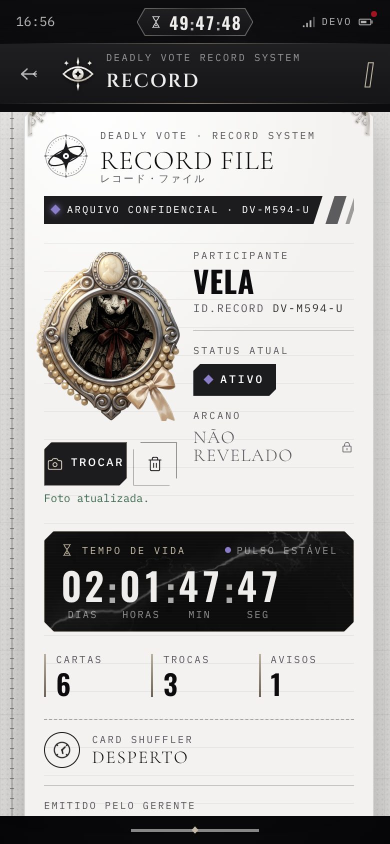
#> input picture cos-foto-05-enviada.jpg, 780 x 1688 px (shown at 1/2 size)
$ python -i tratar-retrato.py   (imports and definitions only)
#> lines starting #> are read from the running program, lines starting #| are printed output that depends on the picture
"""Regra de unidade retrato x pixel (provisório, para o kit).
Entrada: um retrato anime RGBA. Saída: retrato com
 1) traço escuro puxado para a tinta da paleta (#3d3247) em vez de preto;
 2) luz chapada: no máximo 64 cores (quantização), sombras em degraus;
 3) leve aquecimento para o papel da paleta (#f3e4cc, 8%);
 4) contorno externo de 1 px de arte (3 px na tela) na cor da tinta.
Uso: python3 tratar-retrato.py entrada.webp saida.png [caixa x0,y0,x1,y1]
"""
import sys
from PIL import Image, ImageFilter, ImageChops

TINTA = (61, 50, 71)
PAPEL = (243, 228, 204)

def tratar(src, out, box=None):
#> called with src = '../../../../../cos-foto-05-enviada.jpg', out = 'out.png'
    im = Image.open(src).convert('RGBA')
    if box:
        im = im.crop(box)
    a = im.getchannel('A')
#> a: PIL image 780x1688 L; every value is 255
    rgb = im.convert('RGB')
#> rgb is the input picture: PIL image 780x1688 RGB; mean R, G, B 166.8, 165.5, 163.9
    # 2) luz chapada
    q = rgb.quantize(colors=64, method=Image.Quantize.MEDIANCUT, dither=Image.Dither.NONE).convert('RGB')
    # 1) traço escuro -> tinta
    px = q.load(); w, h = q.size
#> after `w, h = q.size`: w = 780; h = 1688
    for y in range(h):
        for x in range(w):
            r, g, b = px[x, y]
            l = 0.299 * r + 0.587 * g + 0.114 * b
            sat = max(r, g, b) - min(r, g, b)
            if l < 48 and sat < 40:  # só o traço neutro; olhos e cores saturadas ficam
                t = l / 48
                px[x, y] = tuple(int(TINTA[i] * (1 - t * .5) + (r, g, b)[i] * t * .5) for i in range(3))
    # 3) aquecimento
    q = Image.blend(q, ImageChops.multiply(q, Image.new('RGB', q.size, PAPEL)), .08)
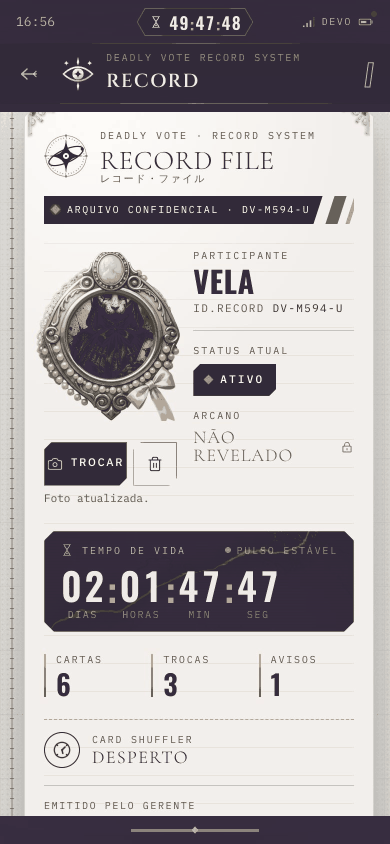
#> q: PIL image 780x1688 RGB (shown at 1/2 size); mean R, G, B 175.7, 170.7, 172.9
    out_im = q.convert('RGBA'); out_im.putalpha(a)
    # 4) contorno externo
    mask = a.point(lambda v: 255 if v > 110 else 0)
    grow = mask.filter(ImageFilter.MaxFilter(7))
    edge = ImageChops.subtract(grow, mask)
#> edge: PIL image 780x1688 L; every value is 0
    base = Image.new('RGBA', out_im.size, TINTA + (0,))
    base.putalpha(edge)
    final = Image.alpha_composite(base, out_im)
    final.save(out)

# [3 lines not run here, left out]

>>> result = tratar('../../../../../cos-foto-05-enviada.jpg', 'out.png')
